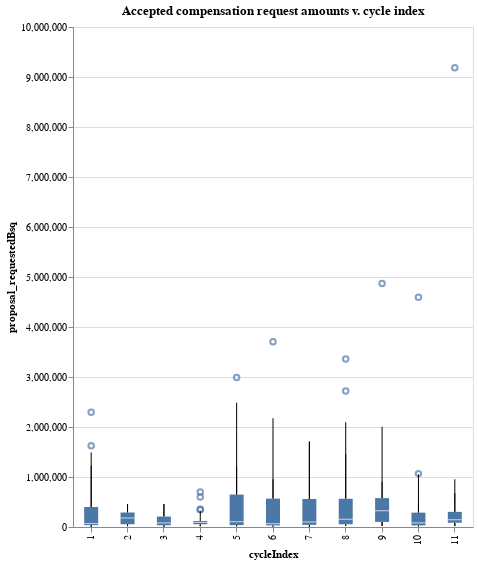

Notebook source saved alongside this figure:
### Code cell
proposals_df |>
@vlplot(
    title="Accepted compensation request amounts v. cycle index",
    transform=[
        {filter="datum.proposal_txType == 'COMPENSATION_REQUEST'"},
        {filter="datum.isAccepted == 'Accepted'"},
    ],
    width=400,
    height=500,
    mark={:boxplot, extent="3.0"},
    x="cycleIndex:o",
    y={"proposal_requestedBsq", scale={type=:linear}},
)

### Figure 1 — Vega-Lite specification as saved in the notebook (floating-point values rounded to 4 significant figures; data arrays with more than 128 entries replaced by an {"elided": "..."} marker saying what was removed)
{"data": {"values": {"elided": "324 records"}}, "encoding": {"x": {"field": "cycleIndex", "type": "ordinal"}, "y": {"field": "proposal_requestedBsq", "scale": {"type": "linear"}, "type": "quantitative"}}, "height": 500, "mark": {"extent": "3.0", "type": "boxplot"}, "title": "Accepted compensation request amounts v. cycle index", "transform": [{"filter": "datum.proposal_txType == 'COMPENSATION_REQUEST'"}, {"filter": "datum.isAccepted == 'Accepted'"}], "width": 400}
